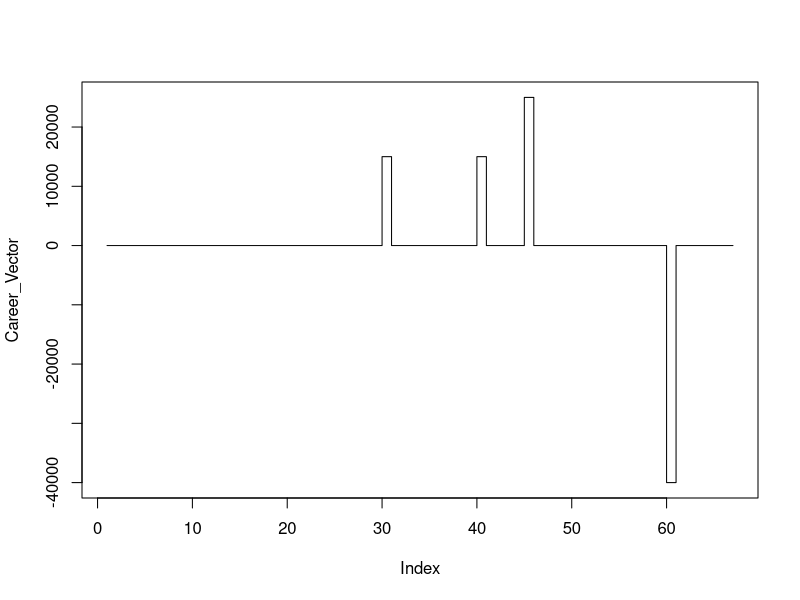
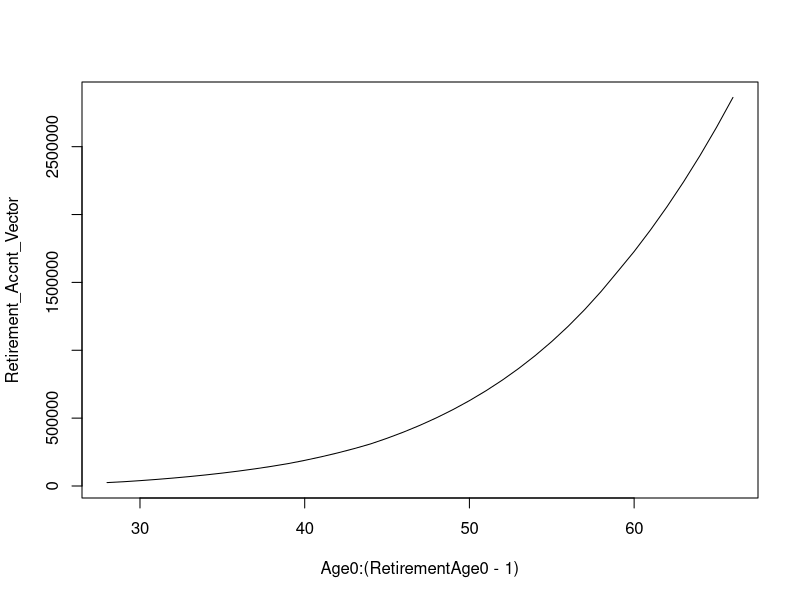
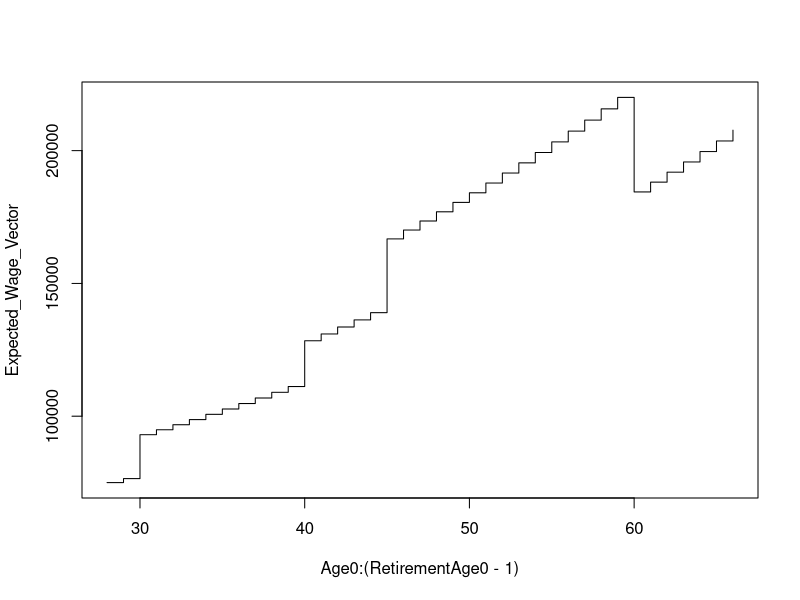
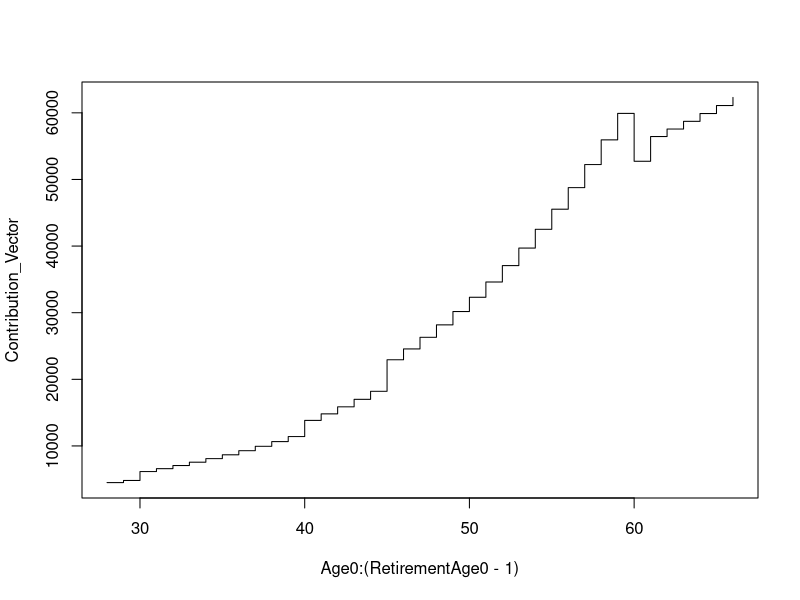
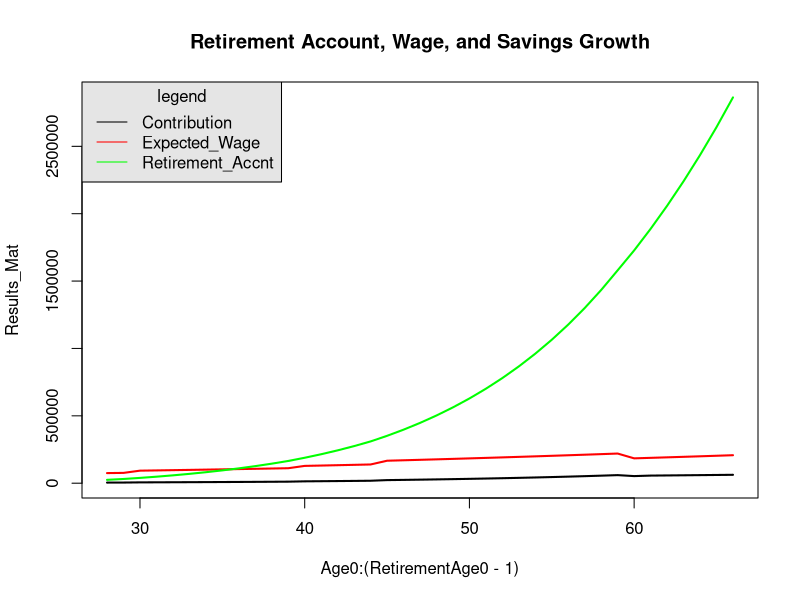
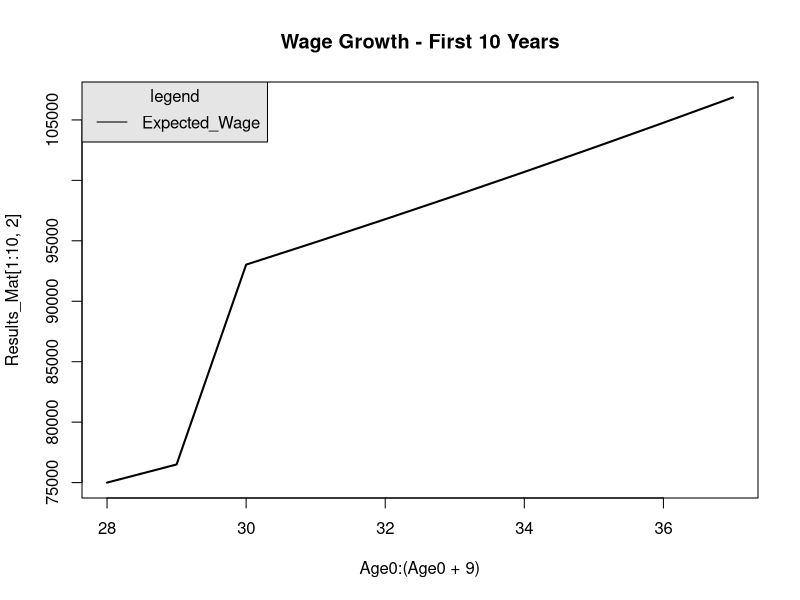
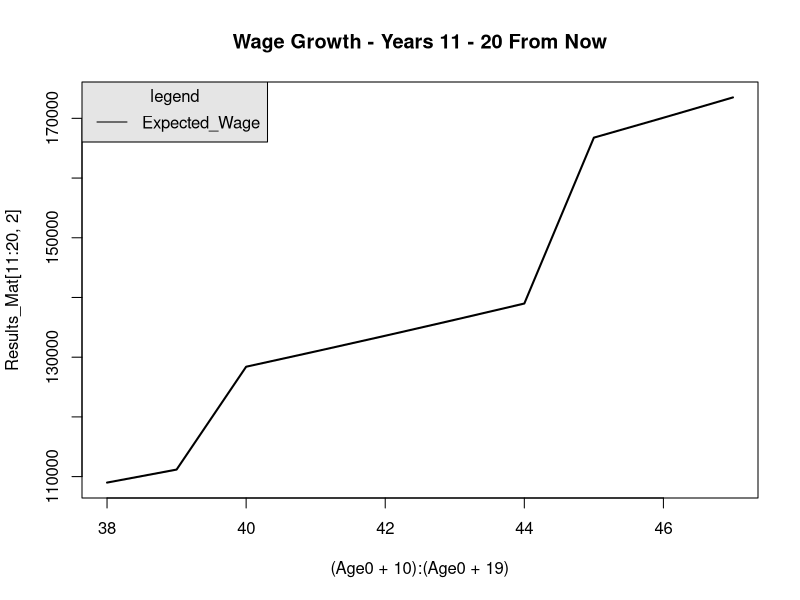

Source code (R) for these figures, in order:
#$$$# Retirement Planning Tool#$$$#
###################################

## Planning Starts As Of Today ##
## Prior wealth growth and wage growth is not considered
## Prior accomplishments are only expressed in the model in the form of starting capital

#Infraltion Rate
## not yet used

#Starting Wage
Wage0 = 75000
#Starting retirement savings
Retirement_Accnt0 = 25000

#Wage Growth Rate - annual
#Wage growth due to simple increases dictated by HR, counteract inflation
Wage_GrowthRate = .02

#Starting age
Age0 = 28

# When are you planning to Retire? 
# Could be the legal retirement age, could be earlier or later
# Retirement Age
RetirementAge0 = 67

#Career Growth - perturbations applied to wage vector based on expectation of promotions due
#to increase in responsibilities, changes in career, and then eventual decline in pre-retirement years
Career_Vector=c(1:RetirementAge0)
Career_Vector=Career_Vector*0
Career_Vector[30] = 15000 ## Promotion to managerial level at 30 (VP or DIR)
##Career_Vector[35] = 25000 ## Change of Functional Role or Industry to be aligned with business/sales/marketing
Career_Vector[40] = 15000 ## Promottion to executive level within organization (DIR or VP)
Career_Vector[45] = 25000 ## Promottion to executive level within organization (MD or SVP)
##Career_Vector[50] = 150000 ## Promottion to C-level within organization
##Career_Vector[55] = -150000 ## Change of career to advisory/consultant role
Career_Vector[60] = -40000 ## decrease participation in business, possible shift to education/non-profit, etc
plot(Career_Vector,type="s")

# Savings Rate 
# This is how much you are saving each year, as % of base salary (wage)
# Model will max pre-tax savings 
# So if savings < max pre-tax allowance then all savings will be directed to pre-tax accnt
# The rest will be directed to taxable accnt

SavingsRate0 = 0.06

# Savings growth rate - as you get older you save more
SavingsGrowthRate = 0.05

# You can only save so much, even when you are older...
# At most you'll afford to save
SavingsMaxRate = 0.3


#This is how many years left to save
SavingYears=RetirementAge0-Age0

Pre_Retirement_Age_Vector = c(1:SavingYears)
Pre_Retirement_Age_Vector
Pre_Retirement_Age_Vector[1]

## Start off with initial Savings Rate
## then growth the savings rate up to SavingsMaxRate
## increasing the SavingsRate by SavingsGrowthRate each year
SavingsRate_Vector = c(1:SavingYears)
SavingsRate_Vector[1] = SavingsRate0
for (i in 2:SavingYears){
  SavingsRate_Vector[i] = min(SavingsRate_Vector[i-1]*(1 + SavingsGrowthRate),SavingsMaxRate)
}
SavingsRate_Vector

## Start off with fixed growth expectation
Pre_Retirement_Growth_Vector = c(1:SavingYears)
for (i in 1:SavingYears){
Pre_Retirement_Growth_Vector[i] = .06
}
Pre_Retirement_Growth_Vector

##Start Off With Simple expected wage
## then add career growth into the equation
Expected_Wage_Vector = c(1:SavingYears)
Expected_Wage_Vector[1] = Wage0+Career_Vector[Age0]

for (i in 2:SavingYears){
  Expected_Wage_Vector[i] = Expected_Wage_Vector[i-1]*(1+Wage_GrowthRate)+Career_Vector[Age0+i-1]
}
Expected_Wage_Vector

# Initialize Retirement account
Retirement_Accnt_Vector = c(1:SavingYears)
## SaveContribution for debugging and analysis
Contribution_Vector = c(1:SavingYears)
Contribution_Vector[1] = Wage0*SavingsRate_Vector[1]

Retirement_Accnt_Vector = c(1:SavingYears)
Retirement_Accnt_Vector[1] = Retirement_Accnt0
for (i in 2:SavingYears){
  ## Growth Component = previous account value times the growthrate
  Retirement_Accnt_Vector[i] = Retirement_Accnt_Vector[i-1]*(1+Pre_Retirement_Growth_Vector[i])
  ## Additional Contribution Component = Future Wage Expectation time the savings rate
  Retirement_Accnt_Vector[i] = Retirement_Accnt_Vector[i] + Expected_Wage_Vector[i]*SavingsRate_Vector[i]
  Contribution_Vector[i] = Expected_Wage_Vector[i]*SavingsRate_Vector[i]
}

Contribution_Vector
Retirement_Accnt_Vector


plot(Age0:(RetirementAge0-1),Retirement_Accnt_Vector,type="l")
plot(Age0:(RetirementAge0-1),Expected_Wage_Vector,type="s")
plot(Age0:(RetirementAge0-1),Contribution_Vector,type="s")

Results_Mat = cbind(Contribution_Vector,Expected_Wage_Vector,Retirement_Accnt_Vector)
Line_Names_Vector=c("Contribution","Expected_Wage","Retirement_Accnt")
colnames(Results_Mat) <- Line_Names_Vector
matplot(Age0:(RetirementAge0-1),Results_Mat, type="l", lty=1, lwd=2,col = c("black", "red","green"), main = "Retirement Account, Wage, and Savings Growth" )
legend("topleft",Line_Names_Vector, col = c("black", "red", "green"), lwd = 1,title="legend", bg = "gray90")


matplot(Age0:(Age0+9),Results_Mat[1:10,2], type="l", lty=1, lwd=2,col = c("black", "red","green"), main = "Wage Growth - First 10 Years" )
legend("topleft",Line_Names_Vector[2], col = c("black", "red", "green"), lwd = 1,title="legend", bg = "gray90")

matplot((Age0+10):(Age0+19),Results_Mat[11:20,2], type="l", lty=1, lwd=2,col = c("black", "red","green"), main = "Wage Growth - Years 11 - 20 From Now" )
legend("topleft",Line_Names_Vector[2], col = c("black", "red", "green"), lwd = 1,title="legend", bg = "gray90")



########
#### To Do:
####
#### 1. Convert fixed rate to a portfolio and simulate expected return
#### 1.1 model rebalancing of portfolio from mostly equities in earlier years to mostly bonds in latter pre-retirement years
#### 2. Add tax rate consideration and split savings into pre-tax and post-tax components
#### 2.1 Add an easy option to force maxing out of pre-tax savings
#### 2.2 Add an option for business owners: individual 401K has higher pre-tax allowance than 401K
#### 3. Add  retirement component that illustrates withdrawal from retirement age until age 100
#### 3.1 Improve charts and presentation of out put, calibrate for export to PDF
#### 4. Convert portfolio from risky to mostly risk free during retirment then to perpetuity after age 90
#### 5. Add social security component and instructions on how to retrieve
#### 6. Add real estate considerations 
#### 7. Add budget component that will help direct funds to retirement and real estate components
#### 
########